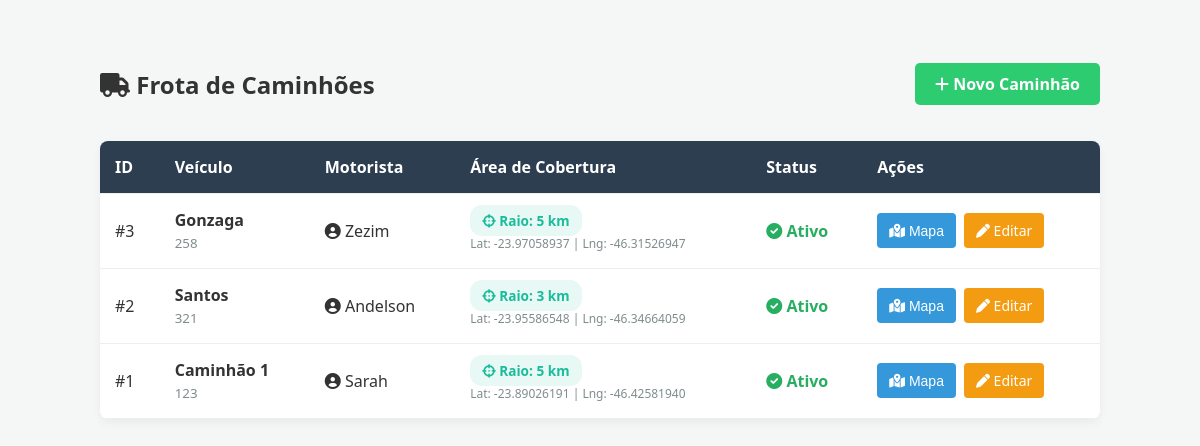
The app's page /admin/caminhoes.php with its own data.
### tables this page shows
CREATE TABLE `caminhoes` (
  `id` int(11) NOT NULL,
  `nome` varchar(100) DEFAULT NULL,
  `placa` varchar(20) DEFAULT NULL,
  `motorista` varchar(100) DEFAULT NULL,
  `lat_base` decimal(10,8) DEFAULT NULL,
  `lng_base` decimal(11,8) DEFAULT NULL,
  `raio_atendimento` int(11) DEFAULT NULL,
  `status` varchar(20) DEFAULT NULL,
  `rota_id` int(11) DEFAULT NULL
);

### admin/caminhoes.php (the view, shortened to what this page needs)
<?php
include "../config/conexao.php";
$sql = $conn->query("SELECT * FROM caminhoes ORDER BY id DESC");
?>
<!DOCTYPE html>
<html lang="pt-br">
<head>
    <link rel="stylesheet" href="https://cdnjs.cloudflare.com/ajax/libs/font-awesome/6.0.0/css/all.min.css" />
    <link rel="stylesheet" href="https://unpkg.com/leaflet/dist/leaflet.css" />
</head>
<body>
    <div class="container">
        <div class="header-flex">
            <h2><i class="fas fa-truck"></i> Frota de Caminhões</h2>
            <a href="cadastrar_caminhao.php" class="btn-novo"><i class="fas fa-plus"></i> Novo Caminhão</a>
        </div>
        <table>
            <thead>
                <tr>
                    <th>ID</th>
                    <th>Veículo</th>
                    <th>Motorista</th>
                    <th>Área de Cobertura</th>
                    <th>Status</th>
                    <th>Ações</th> </tr>
            </thead>
            <tbody>
                <?php while ($c = $sql->fetch_assoc()): ?>
                    <tr>
                        <td>#<?= $c['id'] ?></td>
                        <td>
                            <strong><?= htmlspecialchars($c['nome']) ?></strong><br>
                            <small style="color: #7f8c8d;"><?= htmlspecialchars($c['placa']) ?></small>
                        </td>
                        <td><i class="fas fa-user-circle"></i> <?= htmlspecialchars($c['motorista']) ?></td>
                        <td>
                            <span class="badge-cobertura">
                                <i class="fas fa-crosshairs"></i> Raio: <?= htmlspecialchars($c['raio_atendimento']) ?> km
                            </span>
                            <span class="coordenadas">Lat: <?= $c['lat_base'] ?> | Lng: <?= $c['lng_base'] ?></span>
                        </td>
                        <td>
                            <?php if ($c['status'] == 'Ativo'): ?>
                                <span class="status-ativo"><i class="fas fa-check-circle"></i> Ativo</span>
                            <?php else: ?>
                                <span class="status-inativo"><i class="fas fa-wrench"></i> Manutenção</span>
                            <?php endif; ?>
                        </td>
                        <td>
                            <div class="acoes-flex">
                                <button class="btn-acao btn-ver" title="Ver no Mapa"
                                    onclick="abrirMapa(<?= $c['lat_base'] ?>, <?= $c['lng_base'] ?>, <?= $c['raio_atendimento'] ?>, '<?= htmlspecialchars($c['nome']) ?>')">
                                    <i class="fas fa-map-marked-alt"></i> Mapa
                                </button>
                                <a href="editar_caminhao.php?id=<?= $c['id'] ?>" class="btn-acao btn-editar" title="Editar Caminhão">
                                    <i class="fas fa-pen"></i> Editar
                                </a>
                            </div>
                        </td>
                    </tr>
                <?php endwhile; ?>
            </tbody>
        </table>
    </div>
</body>
</html>

### admin/caminhoes.php (style rules this page uses)
body { font-family: 'Segoe UI', sans-serif; background: #f4f7f6; padding: 40px; color: #333; }
.container { max-width: 1000px; margin: auto; }
.header-flex { display: flex; justify-content: space-between; align-items: center; margin-bottom: 20px; }
.btn-novo { background: #2ecc71; color: white; text-decoration: none; padding: 10px 20px; border-radius: 5px; font-weight: bold; transition: 0.3s; }
table { width: 100%; border-collapse: collapse; background: white; border-radius: 8px; overflow: hidden; box-shadow: 0 4px 10px rgba(0, 0, 0, 0.05); }
th, td { padding: 15px; text-align: left; border-bottom: 1px solid #eee; }
th { background: #2c3e50; color: white; }
.badge-cobertura { background: #e8f8f5; color: #1abc9c; padding: 6px 12px; border-radius: 12px; font-size: 0.85em; font-weight: bold; }
.status-ativo { color: #27ae60; font-weight: bold; }
.coordenadas { display: block; font-size: 0.75em; color: #7f8c8d; margin-top: 4px; }
.acoes-flex { display: flex; gap: 8px; }
.btn-acao { padding: 8px 12px; border: none; border-radius: 4px; cursor: pointer; color: white; text-decoration: none; font-size: 14px; transition: 0.2s; }
.btn-ver { background: #3498db; }
.btn-editar { background: #f39c12; }

### records on screen
caminhoes: id "3", nome "Gonzaga", placa "258", motorista "Zezim", raio_atendimento "5", lat_base "-23.97058937", lng_base "-46.31526947", status "Ativo" (drawn)
caminhoes: id "2", nome "Santos", placa "321", motorista "Andelson", raio_atendimento "3", lat_base "-23.95586548", lng_base "-46.34664059", status "Ativo" (drawn)
caminhoes: id "1", nome "Caminhão 1", placa "123", motorista "Sarah", raio_atendimento "5", lat_base "-23.89026191", lng_base "-46.42581940", status "Ativo" (drawn)
